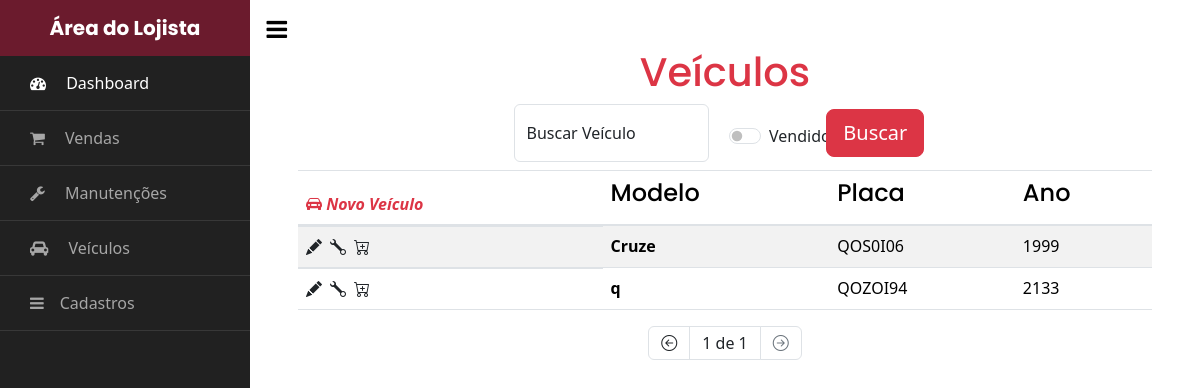
Screenshot of /area_do_lojista/veiculos/ (signed in) with the database file from the repository.
### veiculos/models.py (models this page shows, shortened)
class Veiculo(models.Model):
    id = models.AutoField(primary_key=True)
    marca = models.ForeignKey(Marca, on_delete=models.PROTECT, related_name='marca')
    modelo = models.CharField(max_length=50)
    ano = models.IntegerField(blank=True, null=True)
    placa = models.CharField(max_length=8, blank=True, null=True, unique=True)
    cor = models.CharField(max_length=50, blank=True, null=True)
    acessorios = models.ManyToManyField(Acessorio, related_name='acessorios')
    data_insercao = models.DateTimeField(auto_now_add=True)
    km = models.IntegerField(blank=True, null=True)
    vendido = models.BooleanField(default=False)
    valor = models.DecimalField(max_digits=10, decimal_places=2, blank=True, null=True)
    foto_capa = models.ImageField(upload_to='media/', blank=True, null=True)
    valor_compra = models.DecimalField(max_digits=10, decimal_places=2, blank=True, null=True)
    CAMBIO_CHOICES = [
        ('Automático', 'Automático'),
        ('Manual', 'Manual'),
    ]
    cambio = models.CharField(
        max_length=20,
        choices=CAMBIO_CHOICES,
        default='Manual',  # Pode definir o valor padrão se desejar
    )
    DIRECAO_CHOICES = [
        ('Hidráulica', 'Hidráulica'),
        ('Elétrica', 'Elétrica'),
        ('Mecânica', 'Mecânica'),
    ]
    direcao = models.CharField(
        max_length=20,
        choices=DIRECAO_CHOICES,
        default='Hidráulica',
    )

### gestao/views.py (the view)
# urls.py: path('veiculos/', Lista_Veiculos.as_view(), name='lista_veiculos'),
@method_decorator(login_required(login_url='login'), name='dispatch')
class Lista_Veiculos(ListView):
    model = Veiculo
    template_name = 'lista_veiculos.html'
    context_object_name = 'veiculos'
    paginate_by = 15  # Defina o número de itens por página aqui
    def get_queryset(self):
        veiculo = super(Lista_Veiculos, self).get_queryset()
        search = self.request.GET.get('search')
        vendido = self.request.GET.get('vendido')
        if search:
            veiculo = veiculo.filter(modelo__icontains=search)
        if vendido == 'on':
            veiculo = veiculo.filter(vendido=True)
        else:
            veiculo = veiculo.filter(vendido=False)
        return veiculo.order_by('modelo')
    def get_context_data(self, **kwargs):
        context = super().get_context_data(**kwargs)
        context['form'] = forms.Form(self.request.GET)
        return context

### gestao/templates/lista_veiculos.html (shortened to what this page needs)
{% extends 'base_lojista.html' %}
{% block content %}
    <h1 class="text-center text-danger">Veículos</h1>
            <form method="GET" action="{% url 'lista_veiculos' %}" class="row justify-content-center d-flex flex-wrap">
                          <div class="col-11 col-sm-5 col-md-4 col-lg-3 mb-2">
                            <div class="form-floating">
                                <input type="text" name="search" id="search" class="form-control" placeholder="Search" value="{{ request.GET.search|default:'' }}">
                                <label class="form-label" for="Search">Buscar Veículo</label>
                            </div>
                          </div>
                          <div class="form-check form-switch col-4 col-sm-2 col-lg-2 col-xl-1 align-self-center ml-2">
                            <input class="form-check-input" role="switch" id="flexSwitchCheckDefault" type="checkbox" value="on" name="vendido" {% if form.vendido.value == 'on' %}checked{% endif %}>
                            <label class="form-check-label" for="flexSwitchCheckDefault">
                                Vendido
                            </label>
                        </div>
                            <div class="col-6 col-sm-2 align-self-center text-center mb-2">
                                <button type="submit" class="btn btn-danger btn-lg ">Buscar</button>
                            </div>
            </form>
        <table class="table table-striped table-responsive-md">
            <thead>
                <tr class="">
                    <th class=""><a href="/area_do_lojista/cadastrar_veiculo/" class="mr-2 link-dark"><i class="bi bi-car-front-fill text-danger"> Novo Veículo</i></a></th>
                    <th class=""><h4>Modelo</h4></th>
                    <th class=""><h4>Placa</h4></th>
                    <th class=""><h4>Ano</h4></th>
                </tr>
            </thead>
            <tbody>
                {% if veiculos %}
                {% for veiculo in veiculos %}
                    <tr class="">
                        <td class="d-flex flex-nowrapninocs">
                          <a href="/area_do_lojista/editar_veiculo/{{veiculo.id}}/" class="mr-2 link-dark"><i class="bi bi-pencil-fill link-offset-3-hover"></i></a>
                          <a href="/area_do_lojista/nova_manutencao/{{veiculo.id}}/" class="link-dark mr-2"><i class="bi bi-wrench"></i></a>
                          {% if not veiculo.vendido %}
                          <a href="/area_do_lojista/vender_veiculo/{{veiculo.id}}/" class="link-dark"><i class="bi bi-cart-plus"></i></a>
                          {% endif %}
                        </td>
                        <th class="" scope="row">{{ veiculo.modelo }}</th>
                        <td class="">{{ veiculo.placa|upper }}</td>
                        <td class="">{{ veiculo.ano }}</td>
                    </tr>
                    {% endfor %}
            </tbody>
        </table>
        {% else %}
        <p>Nenhum veículo em estoque</p>
    {% endif %}
<nav aria-label="Page navigation example">
  <ul class="pagination justify-content-center">
    {% if page_obj.has_previous %}
      <li class="page-item">
        <a class="page-link link-dark" href="?vendido={{ request.GET.vendido|default:'' }}&search={{ request.GET.search|default:'' }}&page=1"><i class="bi bi-chevron-double-left"></i></a>
      </li>
      <li class="page-item">
        <a class="page-link link-dark" href="?vendido={{ request.GET.vendido|default:'' }}&search={{ request.GET.search|default:'' }}&page={{ page_obj.previous_page_number }}"><i class="bi bi-arrow-left-circle"></i></a>
      </li>
    {% else %}
      <li class="page-item disabled">
        <span class="page-link link-dark"><i class="bi bi-arrow-left-circle"></i></span>
      </li>
    {% endif %}
    <li class="page-item">
      <span class="page-link current link-dark">
        {{ page_obj.number }} de {{ page_obj.paginator.num_pages }}
      </span>
    </li>
    {% if page_obj.has_next %}
      <li class="page-item">
        <a class="page-link link-dark" href="?vendido={{ request.GET.vendido|default:'' }}&search={{ request.GET.search|default:'' }}&page={{ page_obj.next_page_number }}"><i class="bi bi-arrow-right-circle"></i></a>
      </li>
      <li class="page-item">
        <a class="page-link link-dark" href="?vendido={{ request.GET.vendido|default:'' }}&search={{ request.GET.search|default:'' }}&page={{ page_obj.paginator.num_pages }}"><i class="bi bi-chevron-double-right"></i></a>
      </li>
    {% else %}
      <li class="page-item disabled">
        <span class="page-link"><i class="bi bi-arrow-right-circle"></i></span>
      </li>
    {% endif %}
  </ul>
</nav>
{% endblock %}

### app/templates/base_lojista.html (style rules this page uses)
a { text-decoration: none; }

### gestao/templates/lista_veiculos.html (style rules this page uses)
a { text-decoration: none !important; }

### rows the page displays
Veiculo: modelo "Cruze", placa "QOS0I06", ano "1999"
Veiculo: modelo "q", placa "QOZOI94", ano "2133"

### other values shown
{{ page_obj.number }} "1"
{{ page_obj.paginator.num_pages }} "1"
